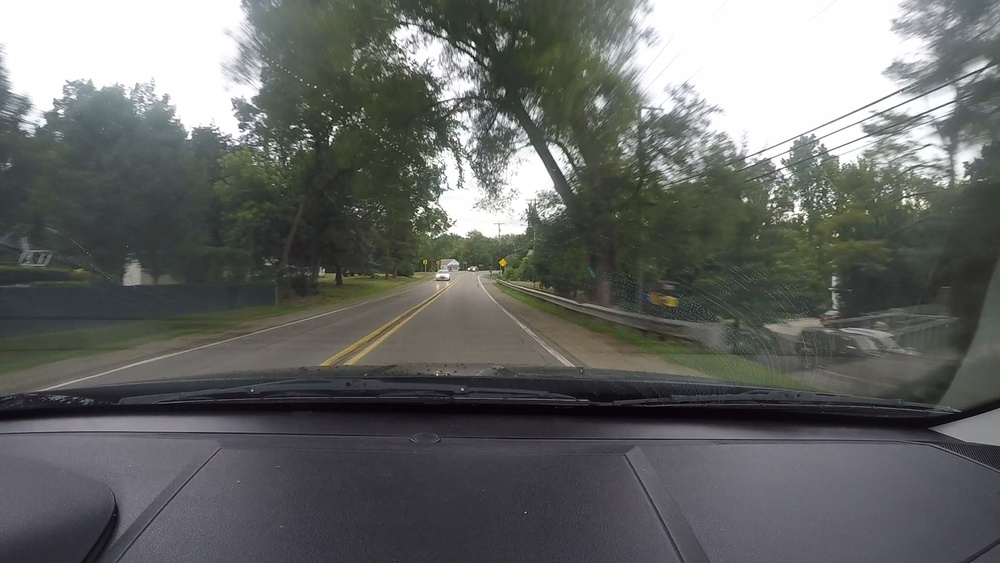
#> input picture Project1/More Sample Images/detroit1.jpg, 1000 x 563 px, shrunk from 1648 x 928 before the run; its folder holds only this picture in this run
$ python -i image_functions.py   (imports and definitions only)
#> lines starting #> are read from the running program, lines starting #| are printed output that depends on the picture; after the words box and inside, x2 and y2 are one past the last pixel; in counts of white or black regions, pixels touching at a corner belong together
#> further down, picture is the input picture: shape (563, 1000, 3); mean B, G, R 102.1, 103.9, 102.1
# Import packages necessary for the computations
import matplotlib.pyplot as plt
import matplotlib.image as mpimg
import numpy as np
import cv2
import os
import sys
import math

# Import everything needed to edit/save/watch video clips
from moviepy.editor import VideoFileClip

# [25 lines left out: functions read_image, grayscale, not called in this run]

def hsvscale(img):
    """
    Applies the HSV transform
    :param img: image to be converted to HSV scale
    :return: transformed image
    """
    return cv2.cvtColor(img, cv2.COLOR_BGR2HSV)
#> returned value: shape (563, 1000, 3); mean H, S, V 73.7, 29.6, 107.3

# [7 lines left out: function hslscale, not called in this run]

def hsv_mask(img):
    """
    Selects only green and white regions in the image after applying HSV transform
    :param img: image for masking
    :return: maked image
    """

    # Define the lower and upper bounds for the white color
    white_lwr = np.array([0, 0, 200])
    white_upr = np.array([180, 255, 255])

    # Define the lower and upper bounds for the yellow color
    yellow_lwr = np.array([20, 100, 100])
    yellow_upr = np.array([30, 255, 255])

    # Convert the scale from BGR to HSV
    hsv_img = hsvscale(img)

    # Get the white color mask
    white_mask = cv2.inRange(hsv_img, white_lwr, white_upr)
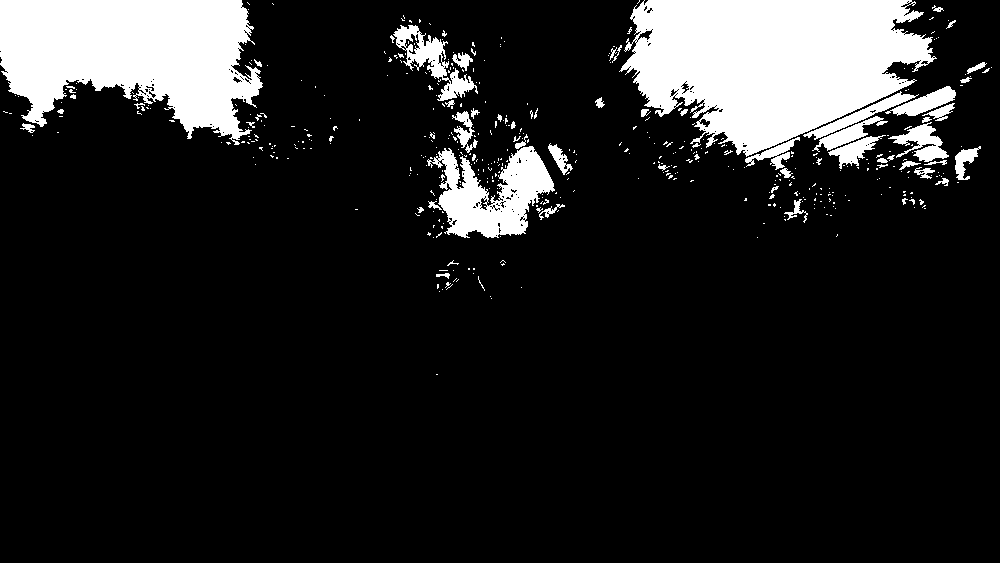
#> white_mask: shape (563, 1000); 13.7% white; 468 white regions (410 under 20 px), largest, box (x1, y1, x2, y2) and area: (619, 0, 937, 157) 33385, (0, 0, 263, 145) 25798, (427, 146, 555, 238) 6192


    # Get the yellow color mask
    yellow_mask = cv2.inRange(hsv_img, yellow_lwr, yellow_upr)
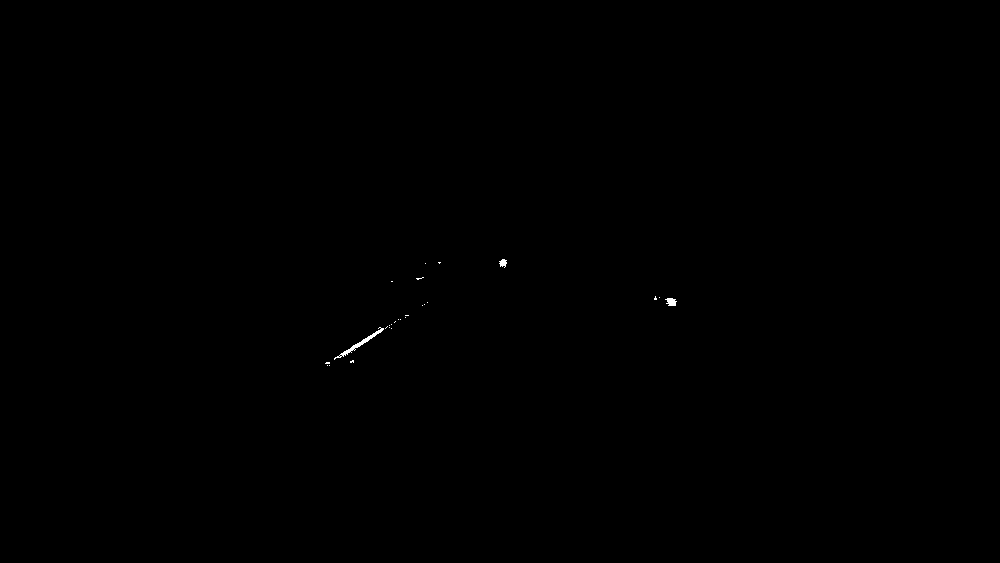
#> yellow_mask: shape (563, 1000); 0.07% white; 26 white regions (23 under 20 px), largest, box (x1, y1, x2, y2) and area: (334, 327, 384, 360) 197, (665, 298, 677, 306) 68, (499, 259, 507, 268) 47

    # Combine two masks
    mask_combined = white_mask | yellow_mask

    # Use bitwise_and to mask the original image
    return cv2.bitwise_and(img, img, mask=mask_combined)

# [187 lines left out: functions gaussian_blur, canny, region_of_interest, draw_lines, draw_lines2, hough_lines and 2 more, not called in this run]

>>> import cv2
>>> picture = cv2.imread('More Sample Images/detroit1.jpg')
>>> result = hsv_mask(picture)

$ run again, on Project1/More Sample Images/detroit2.jpg
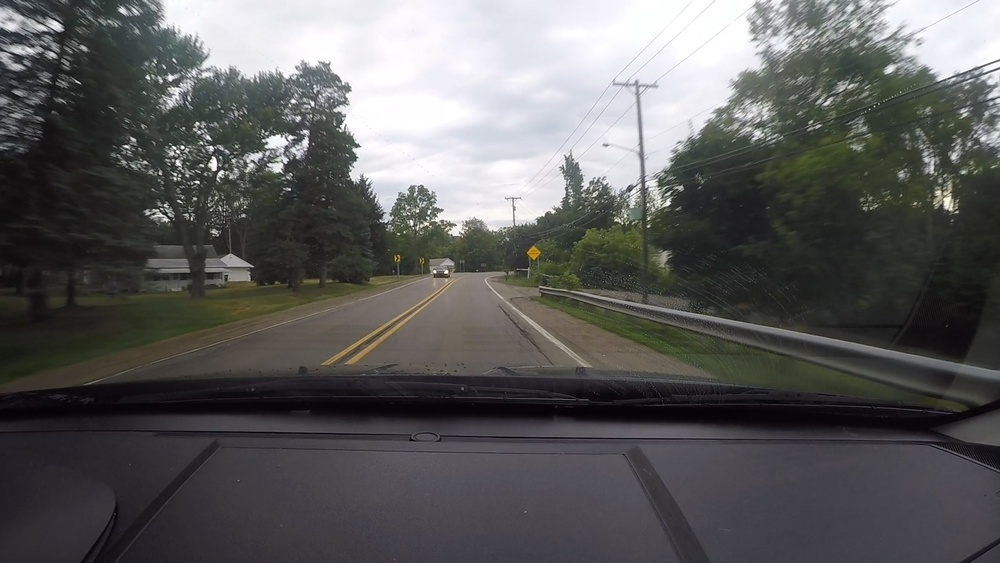
#> input picture Project1/More Sample Images/detroit2.jpg, 1000 x 563 px, shrunk from 1648 x 928 before the run
#> picture is the input picture: shape (563, 1000, 3); mean B, G, R 92.5, 92.8, 92.9
#> in hsv_mask, `white_mask = cv2.inRange(hsv_img, white_lwr, white_upr)`:
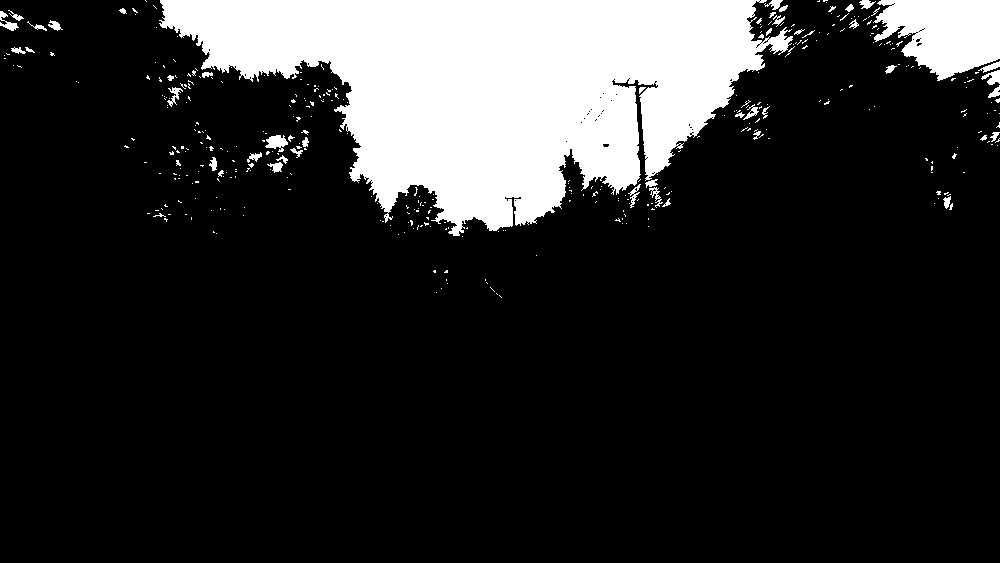
#> white_mask: shape (563, 1000); 17.1% white; 392 white regions (343 under 20 px), largest, box (x1, y1, x2, y2) and area: (159, 0, 793, 236) 84870, (873, 0, 1000, 81) 7207, (265, 135, 288, 152) 233
#> yellow_mask: shape (563, 1000); 0.06% white; 28 white regions (23 under 20 px), largest, box (x1, y1, x2, y2) and area: (528, 246, 541, 260) 118, (373, 279, 388, 285) 45, (351, 354, 363, 362) 39, (333, 352, 345, 362) 26, (392, 326, 402, 333) 22
#> in hsv_mask, `return cv2.bitwise_and(img, img, mask=mask_combined)`:
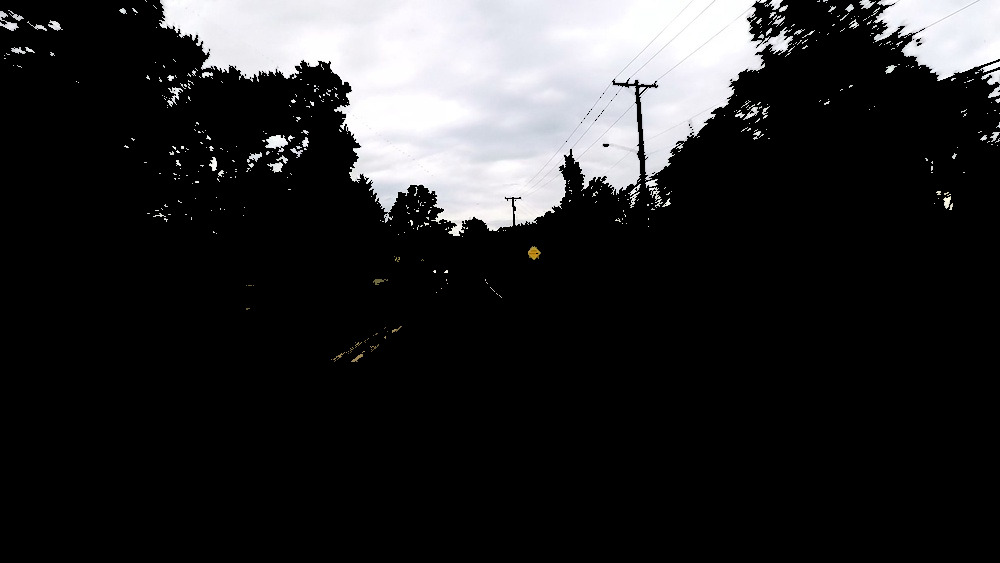
#> returned value: shape (563, 1000, 3); mean of channels 0, 1, 2 41.6, 40.7, 40.6; drawn as B, G, R

$ run again, on Project1/More Sample Images/detroit3.jpg
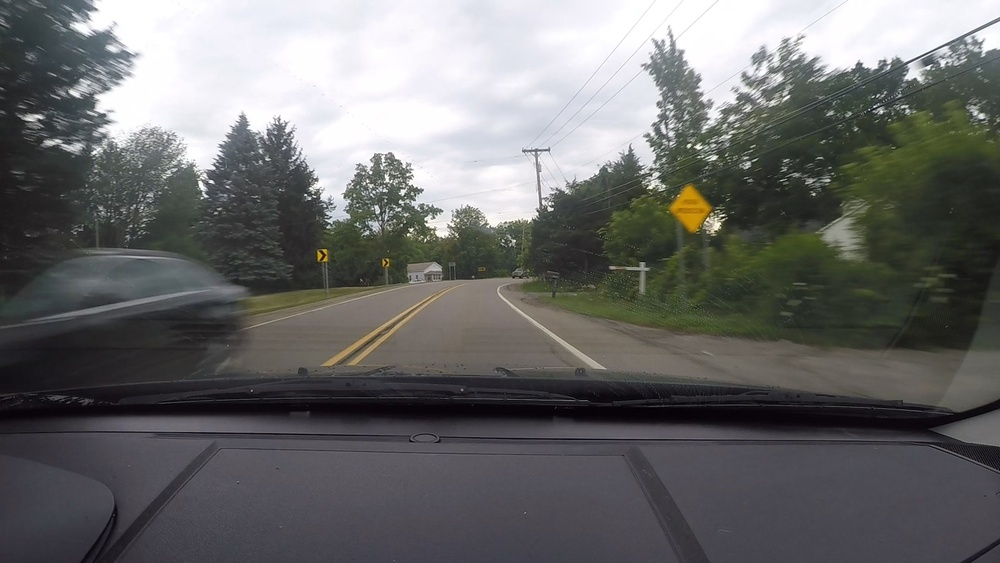
#> input picture Project1/More Sample Images/detroit3.jpg, 1000 x 563 px, shrunk from 1648 x 928 before the run
#> picture is the input picture: shape (563, 1000, 3); mean B, G, R 106.2, 106.8, 106.5
#> in hsv_mask, `white_mask = cv2.inRange(hsv_img, white_lwr, white_upr)`:
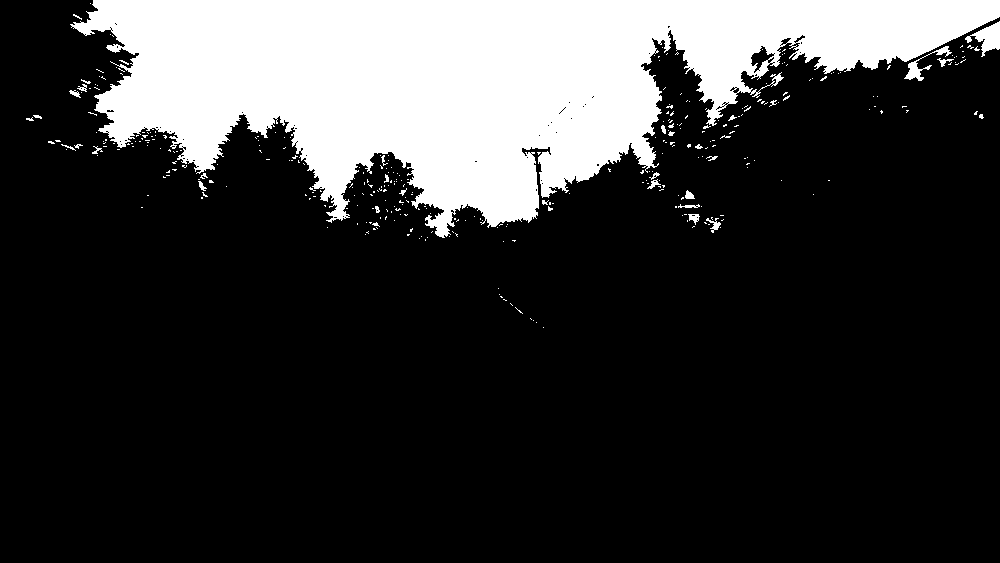
#> white_mask: shape (563, 1000); 20.9% white; 349 white regions (319 under 20 px), largest, box (x1, y1, x2, y2) and area: (70, 0, 1000, 238) 114678, (965, 21, 1000, 57) 561, (904, 46, 952, 81) 342
#> yellow_mask: shape (563, 1000); 0.26% white; 33 white regions (31 under 20 px), largest, box (x1, y1, x2, y2) and area: (668, 184, 713, 233) 1247, (317, 249, 328, 262) 92
#> mask_combined: shape (563, 1000); 21.1% white; 369 white regions (341 under 20 px), largest, box (x1, y1, x2, y2) and area: (70, 0, 1000, 238) 114678, (668, 184, 721, 233) 1338, (965, 21, 1000, 57) 561
#> in hsv_mask, `return cv2.bitwise_and(img, img, mask=mask_combined)`:
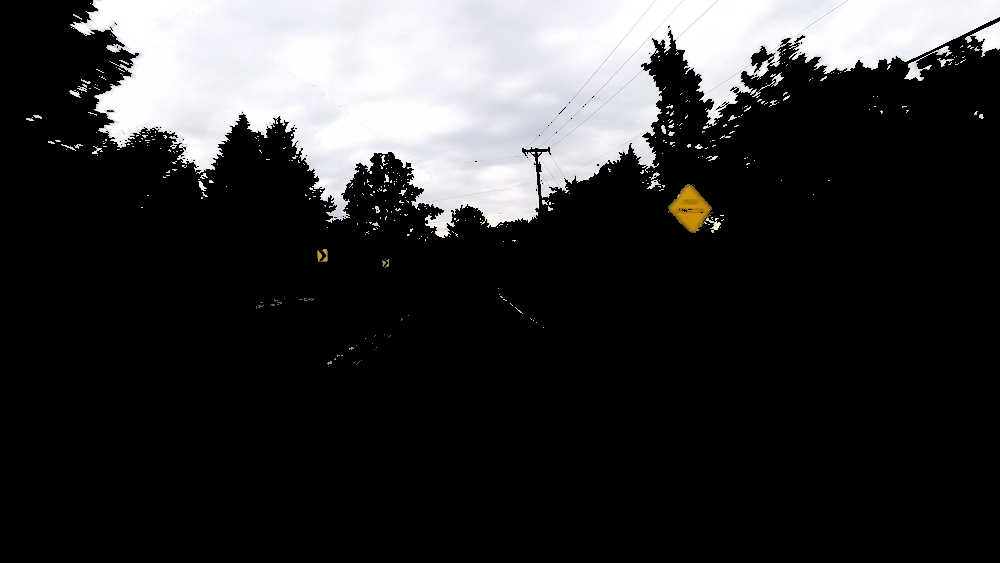
#> returned value: shape (563, 1000, 3); mean of channels 0, 1, 2 51.3, 50.5, 50.6; drawn as B, G, R

$ run again, on Project1/More Sample Images/detroit4.jpg
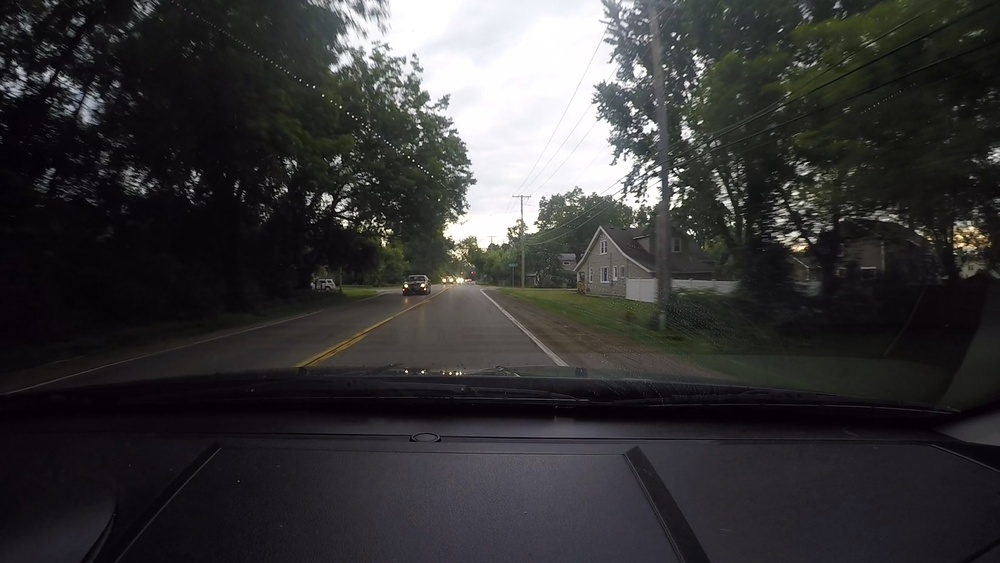
#> input picture Project1/More Sample Images/detroit4.jpg, 1000 x 563 px, shrunk from 1648 x 928 before the run
#> picture is the input picture: shape (563, 1000, 3); mean B, G, R 55.1, 54.4, 55.2
#> in hsv_mask, `white_mask = cv2.inRange(hsv_img, white_lwr, white_upr)`:
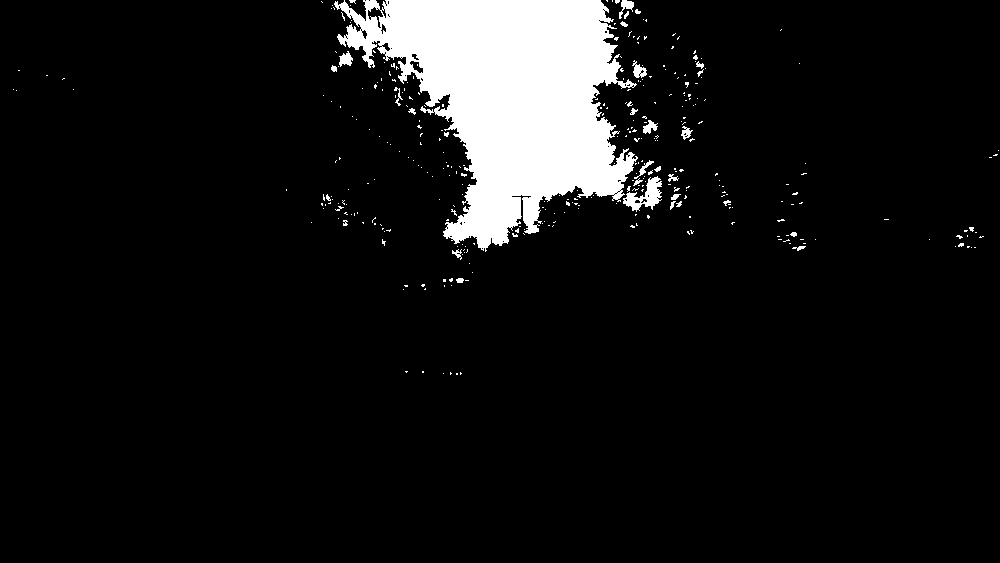
#> white_mask: shape (563, 1000); 7.8% white; 343 white regions (313 under 20 px), largest, box (x1, y1, x2, y2) and area: (334, 0, 638, 252) 40975, (623, 176, 662, 212) 615, (632, 60, 647, 78) 138
#> yellow_mask: shape (563, 1000); 0.02% white in thin lines or dots, all inside (x1, y1, x2, y2) = (310, 230, 986, 363)
